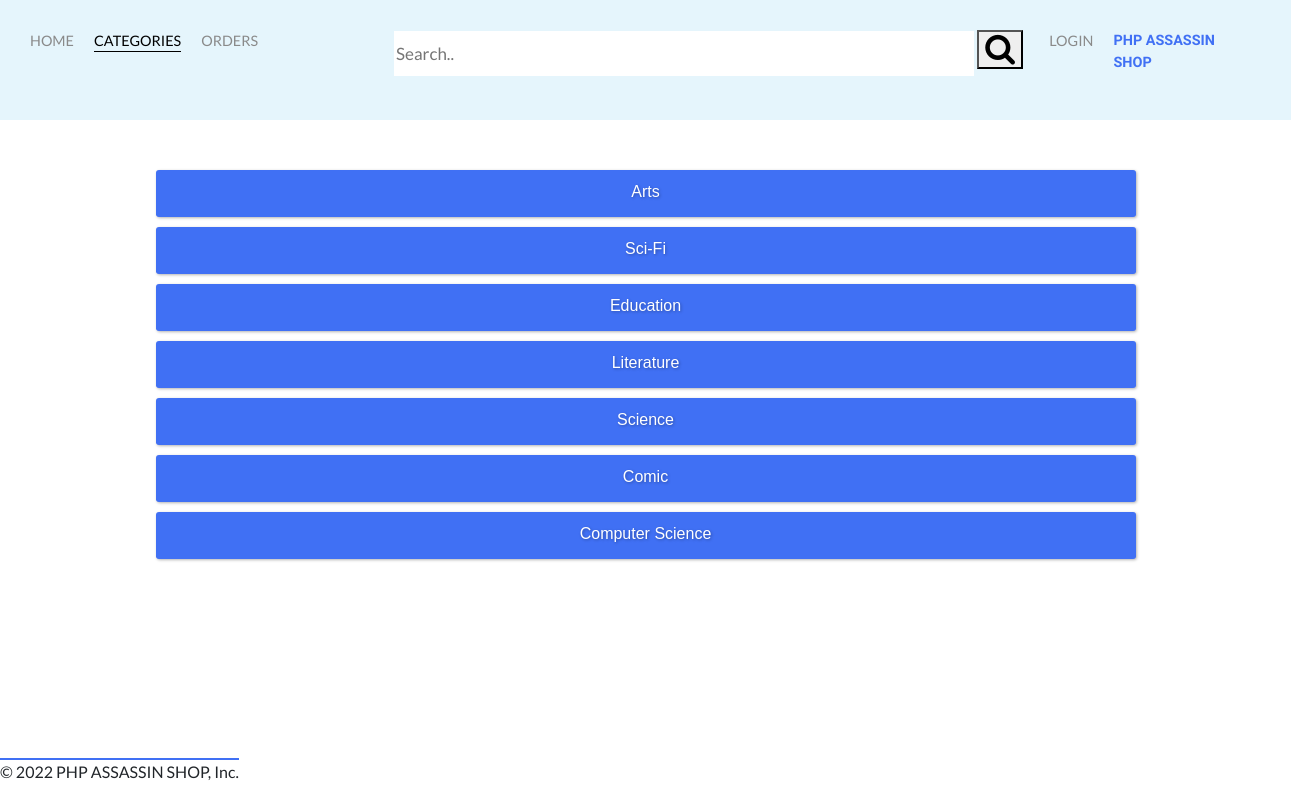
Page /controller/index.php?user_Action=categories on the committed database.
### tables this page shows
CREATE TABLE genres (
 genreID       INT(11)        NOT NULL   AUTO_INCREMENT,
 genreName     VARCHAR(255)   NOT NULL,
 PRIMARY KEY (genreID)
);

### model/retrieve_books.php (called while the page is built, shortened)
<?php
require ('../model/database.php');
function select_all_genre()
{
    global $db;
    $select_query ='SELECT * FROM genres';
    $select_statement = $db->prepare($select_query);
    $select_statement->execute();
    $book_genres = $select_statement->fetchAll();
    return $book_genres;
}
?>

### view/categories.php (the view)
<?php
include('../view/header.php');
?>
<main>
  <div id = "c-border">
    <?php for($x = 0; $x < sizeof($book_genres); $x++) {?>
      <a class="button" href="../controller/index.php?user_Action=categories_result&genre=<?php echo $book_genres[$x]['genreID'];?>"><?php echo $book_genres[$x]['genreName'];?></a>
    <?php }?>
  </div>
</main>
<?php include('../view/footer.php'); ?>

### view/css/header_style.css (style rules this page uses)
body { font-family: "Lato", sans-serif; margin: 0px; }
a.button { padding:10px; background:#4070f4; margin:10px; display:block; text-align:center; color:#fff; transition:all 0.1s linear; text-decoration:none; text-shadow:1px 1px 3px rgba(0,0,0,0.3); border-radius:3px; border-bottom:3px solid #4070f4; box-shadow:1px 1px 3px rgba(0,0,0,0.3); }
#c-border { width: 90%; max-width: 1000px; margin: 50px auto; font-family: Calluna, Arial; }

### rows in the picture
genres: genreName "Arts"
genres: genreName "Sci-Fi"
genres: genreName "Education"
genres: genreName "Literature"
genres: genreName "Science"
genres: genreName "Comic"
genres: genreName "Computer Science"

### other values in the picture
$buttonName "LOGIN"
